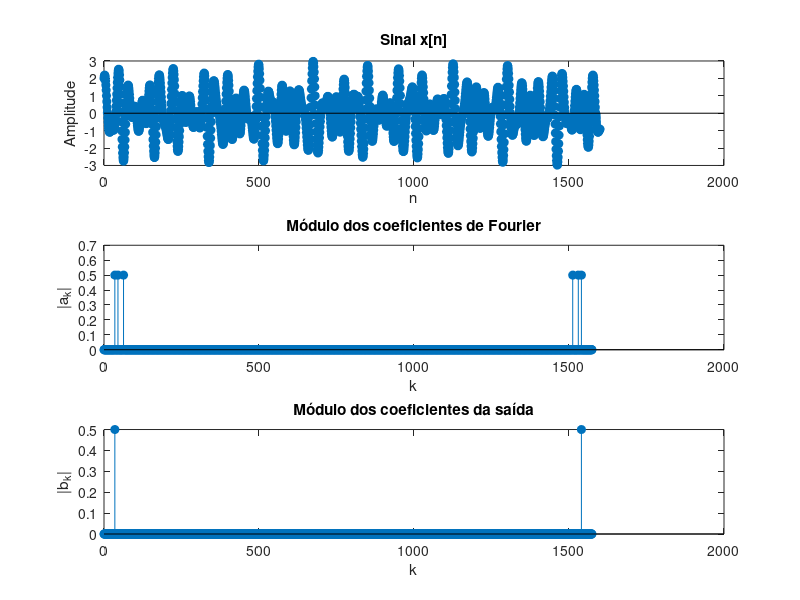

Write MATLAB code to recreate this figure.
n = 0:1600; % Intervalo maior para análise
x_n = cos((2*pi/25)*n) + sin((2*pi/35)*n) + cos((2*pi/45)*n);

% Encontrar o período do sinal
N = lcm(lcm(25,35),45);

% Plot do sinal
figure;
subplot(3,1,1);
stem(n, x_n, 'filled');
title('Sinal x[n]');
xlabel('n'); ylabel('Amplitude');

% Cálculo dos coeficientes de Fourier
a_k = fft(x_n(1:N))/N;
k = 0:N-1;

% Plot do módulo dos coeficientes de Fourier
subplot(3,1,2);
stem(k, abs(a_k), 'filled');
title('Módulo dos coeficientes de Fourier');
xlabel('k'); ylabel('|a_k|');

% Cálculo da potência pelo teorema de Parseval
P_time = sum(x_n(1:N).^2) / N;
P_freq = sum(abs(a_k).^2);

% Definição do filtro ideal passa-baixo
wc = 2*pi/40;
w = (2*pi/N) * (0:N-1);
H = (w<wc | w>2*pi-wc) * 1;

% Aplicação do filtro
b_k = a_k .* H;
x_filtered = ifft(b_k * N); % Reconstrução do sinal filtrado

% Plot do módulo dos coeficientes da saída
subplot(3,1,3);
stem(k, abs(b_k), 'filled');
title('Módulo dos coeficientes da saída');
xlabel('k'); ylabel('|b_k|');
